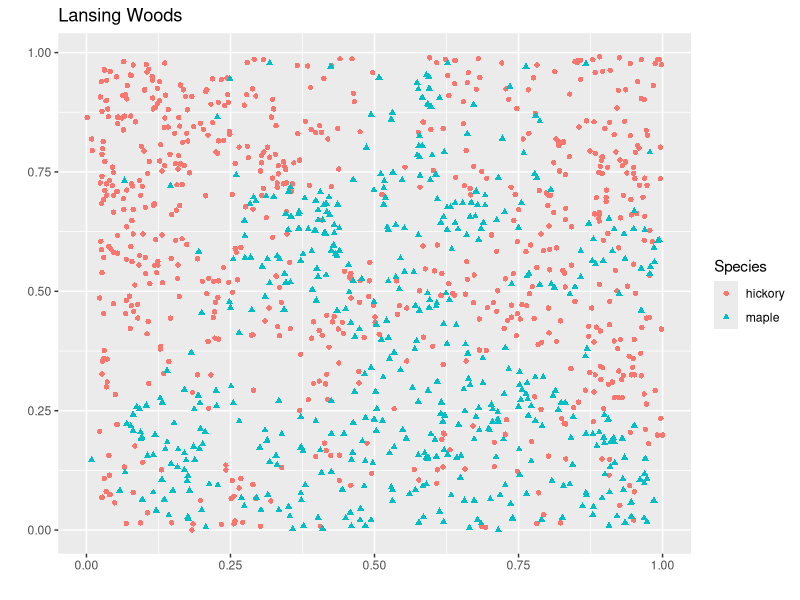
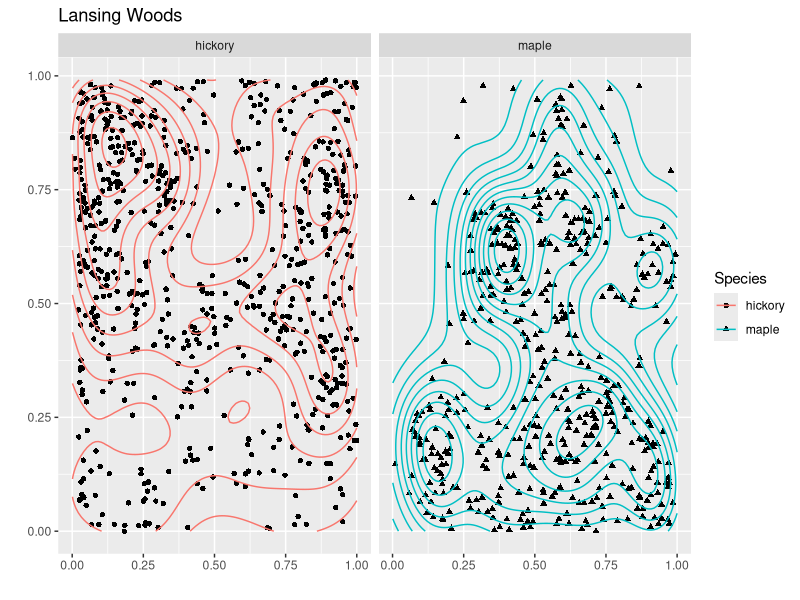

R code for these plots, in order:
## ---- chunk 1
knitr::opts_chunk$set(echo = TRUE)
## ---- chunk 2
require(tidyverse)
## ---- chunk 3
lws_tbl = as_tibble(read.csv("lansWoods.csv"))
## ---- chunk 4
class(lws_tbl)
## ---- chunk 5
lws_tbl = read_csv("lansWoods.csv")
## ---- chunk 6
class(lws_tbl)
## ---- chunk 7
head(lws_tbl)
## ---- chunk 8
maphick_tbl <- lws_tbl %>% filter(Species=="maple" | Species=="hickory")
## ---- chunk 9
print(maphick_tbl)
## ---- chunk 10
ggplot(maphick_tbl, aes(x=x, y=y, col=Species, shape=Species)) + geom_point() +labs(title="Lansing Woods", x="", y="")
## ---- chunk 11
ggplot(maphick_tbl, aes(x=x, y=y,col=Species, shape=Species)) + geom_point(colour="black") +labs(title="Lansing Woods", x="", y="") + facet_wrap(~Species) +geom_density2d()
